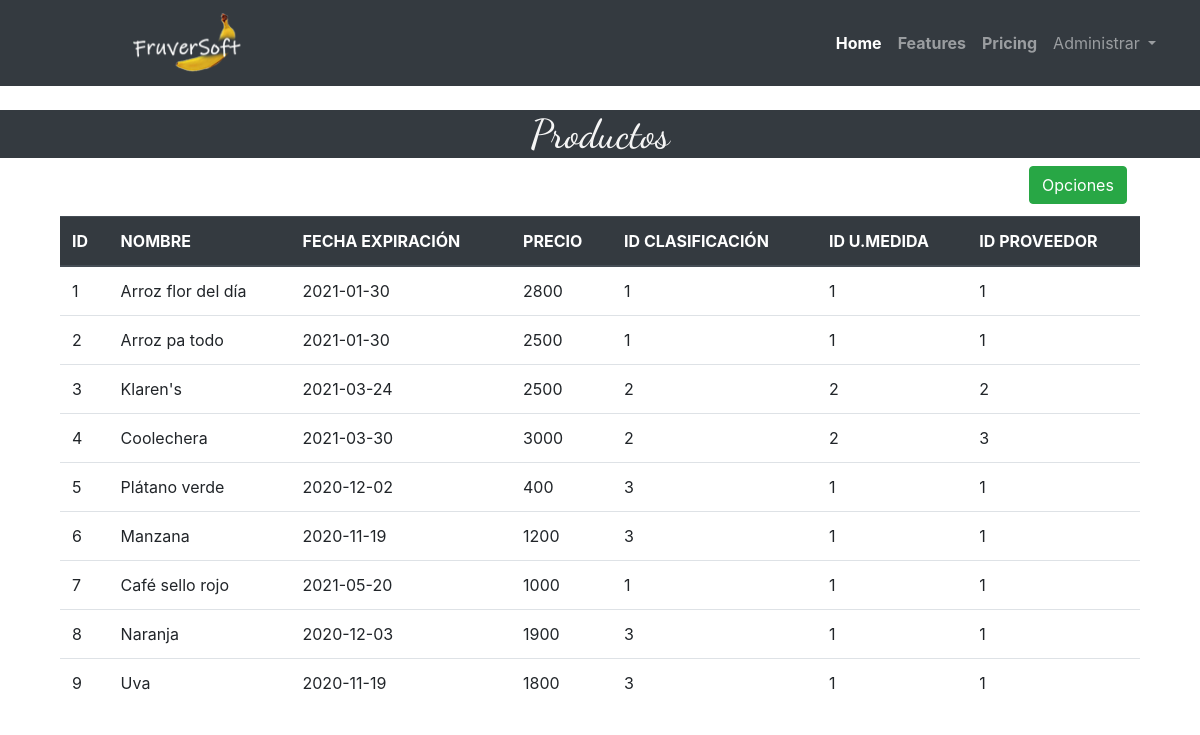
The app's page /Views/listarproductos.php with its own data.
### tables this page shows
CREATE TABLE `tblproductos` (
  `proId` int(11) NOT NULL,
  `proNombre` varchar(120) NOT NULL,
  `proVencimiento` date NOT NULL,
  `prodPrecio` int(11) NOT NULL,
  `tblclasificaciones_claId` int(11) NOT NULL,
  `tblunidadmedidas_uniId` int(11) NOT NULL,
  `tblproveedores_proId` int(11) NOT NULL,
  `proImg` longblob
);

### Views/listarproductos.php (the view, shortened to what this page needs)
<!doctype html>
<html lang="es">
  <head>
    <link rel="stylesheet" href="https://cdn.jsdelivr.net/npm/bootstrap@4.5.3/dist/css/bootstrap.min.css">
    <link rel="stylesheet" href="../Css/style.css">
  </head>
  <body>
  <header>
          <nav class="navbar navbar-expand-lg navbar-dark bg-dark">
            <a class="navbar-brand" href="../index.php" style="padding-left: 10%;"> <img src="../Img/logo_backend.png" alt="" width="130" height="60"></a>
            <div class="collapse navbar-collapse" id="navbarNav" style="padding-left: 47%">
              <ul class="navbar-nav ">
                <li class="nav-item active">
                  <a class="nav-link"  href="#"><b>Home</b> <span class="sr-only">(current)</span></a>
                </li>
                <li class="nav-item">
                  <a class="nav-link" href="#"><b>Features</b></a>
                </li>
                <li class="nav-item">
                  <a class="nav-link" href="#"><b>Pricing</b></a>
                </li>
                <li class="nav-item dropdown">
                  <a class="nav-link dropdown-toggle" href="#" id="navbarDropdown" role="button" data-toggle="dropdown" aria-haspopup="true" aria-expanded="false">
                    Administrar
                  </a>
                </li>
              </ul>
            </div>
          </nav>
    </header>
      <?php
          require ("../Models/datos_bd_2.php");
          $conexion = mysqli_connect ($host, $usuario, $pass, $nombre);
          $consulta = "SELECT proId, proNombre, proVencimiento, prodPrecio, tblclasificaciones_claId,
          tblunidadmedidas_uniId, tblproveedores_proId
          FROM tblproductos
          ORDER BY tblproductos.proId;";
          $resultado = mysqli_query ($conexion, $consulta);
      ?>
    <section class="tabla_productos">
      <h1 class="stilepro" style="background-color:#343a40">Productos</h1>
      <a href="productos.php">
      <button type="sutmit" class="btn btn-success"  style="margin-bottom: 1%; margin-left: 85%">
        Opciones
      </button>
      </a>
      <table class="table">
          <thead class="thead-dark">
            <tr>
              <th scope="col">ID</th>
              <th scope="col">NOMBRE</th>
              <th scope="col">FECHA EXPIRACIÓN</th>
              <th scope="col">PRECIO</th>
              <th scope="col">ID CLASIFICACIÓN</th>
              <th scope="col">ID U.MEDIDA</th>
              <th scope="col">ID PROVEEDOR</th>
            </tr>
          </thead>
          <Tbody>
          <?php
              while ($fila = mysqli_fetch_row ($resultado)){
                echo "<tr scope='row'><td>";
                echo $fila[0] . " ";
                echo "</td><td>";
                echo $fila[1] . " ";
                echo "</td><td>";
                echo $fila[2] . " ";
                echo "</td><td>";
                echo $fila[3] . " ";
                echo "</td><td>";
                echo $fila[4] . " ";
                echo "</td><td>";
                echo $fila[5] . " ";
                echo "</td><td>";
                echo $fila[6] . " ";
                echo "</td>";
              }
          ?>
          </tr>
        </Tbody>
      </table>
    </section>
  </body>
</html>

### Css/style.css (style rules this page uses)
.stilepro { font-family: 'Dancing Script', cursive; color: whitesmoke; text-align: center; background-color: #00b347; }
.table { width:90%; margin: auto; }

### records on screen
tblproductos: proId "1", proNombre "Arroz flor del día", proVencimiento "2021-01-30", prodPrecio "2800", tblclasificaciones_claId "1", tblunidadmedidas_uniId "1", tblproveedores_proId "1"
tblproductos: proId "2", proNombre "Arroz pa todo", proVencimiento "2021-01-30", prodPrecio "2500", tblclasificaciones_claId "1", tblunidadmedidas_uniId "1", tblproveedores_proId "1"
tblproductos: proId "3", proNombre "Klaren's", proVencimiento "2021-03-24", prodPrecio "2500", tblclasificaciones_claId "2", tblunidadmedidas_uniId "2", tblproveedores_proId "2"
tblproductos: proId "4", proNombre "Coolechera", proVencimiento "2021-03-30", prodPrecio "3000", tblclasificaciones_claId "2", tblunidadmedidas_uniId "2", tblproveedores_proId "3"
tblproductos: proId "5", proNombre "Plátano verde", proVencimiento "2020-12-02", prodPrecio "400", tblclasificaciones_claId "3", tblunidadmedidas_uniId "1", tblproveedores_proId "1"
tblproductos: proId "6", proNombre "Manzana", proVencimiento "2020-11-19", prodPrecio "1200", tblclasificaciones_claId "3", tblunidadmedidas_uniId "1", tblproveedores_proId "1"
tblproductos: proId "7", proNombre "Café sello rojo", proVencimiento "2021-05-20", prodPrecio "1000", tblclasificaciones_claId "1", tblunidadmedidas_uniId "1", tblproveedores_proId "1"
tblproductos: proId "8", proNombre "Naranja", proVencimiento "2020-12-03", prodPrecio "1900", tblclasificaciones_claId "3", tblunidadmedidas_uniId "1", tblproveedores_proId "1"
tblproductos: proId "9", proNombre "Uva", proVencimiento "2020-11-19", prodPrecio "1800", tblclasificaciones_claId "3", tblunidadmedidas_uniId "1", tblproveedores_proId "1"
